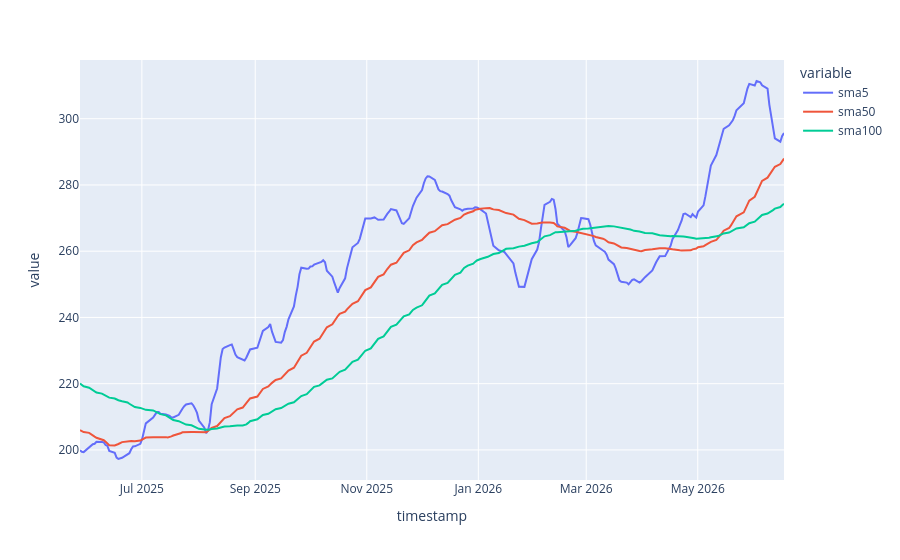

The notebook cell saved with this chart:
### Markdown cell above
Et glidende gjennomsnitt som beregner gjennomsnittsprisen over en bestemt periode. SMA brukes ofte for å identifisere langsiktige trender:

$$
SMA=
\frac{1}{n}
\sum_{i=1}^{n}P_i
$$

F.eks:  
Kjøp når sma50 > sma100,  
Selg når sma50 < sma100

### Code cell
df["sma5"] = df["close"].rolling(5).mean()
df["sma50"] = df["close"].rolling(50).mean()
df["sma100"] = df["close"].rolling(100).mean()

px.line(
    df.dropna().reset_index(),
    x = "timestamp",
    y = ["sma5","sma50","sma100"]
).show()

### Figure 1 — Plotly figure (JSON) as saved in the notebook; plotly's stock layout.template omitted (floating-point values rounded to 4 significant figures; data arrays with more than 128 entries replaced by an {"elided": "..."} marker saying what was removed)
{"data": [{"hovertemplate": "variable=sma5<br>timestamp=%{x}<br>value=%{y}<extra></extra>", "legendgroup": "sma5", "line": {"color": "#636efa", "dash": "solid"}, "marker": {"symbol": "circle"}, "mode": "lines", "name": "sma5", "orientation": "v", "showlegend": true, "type": "scatter", "x": {"elided": "266 str values"}, "xaxis": "x", "y": {"elided": "266 float values"}, "yaxis": "y"}, {"hovertemplate": "variable=sma50<br>timestamp=%{x}<br>value=%{y}<extra></extra>", "legendgroup": "sma50", "line": {"color": "#EF553B", "dash": "solid"}, "marker": {"symbol": "circle"}, "mode": "lines", "name": "sma50", "orientation": "v", "showlegend": true, "type": "scatter", "x": {"elided": "266 str values"}, "xaxis": "x", "y": {"elided": "266 float values"}, "yaxis": "y"}, {"hovertemplate": "variable=sma100<br>timestamp=%{x}<br>value=%{y}<extra></extra>", "legendgroup": "sma100", "line": {"color": "#00cc96", "dash": "solid"}, "marker": {"symbol": "circle"}, "mode": "lines", "name": "sma100", "orientation": "v", "showlegend": true, "type": "scatter", "x": {"elided": "266 str values"}, "xaxis": "x", "y": {"elided": "266 float values"}, "yaxis": "y"}], "layout": {"legend": {"title": {"text": "variable"}, "tracegroupgap": 0}, "margin": {"t": 60}, "xaxis": {"anchor": "y", "domain": [0, 1], "title": {"text": "timestamp"}}, "yaxis": {"anchor": "x", "domain": [0, 1], "title": {"text": "value"}}}}
